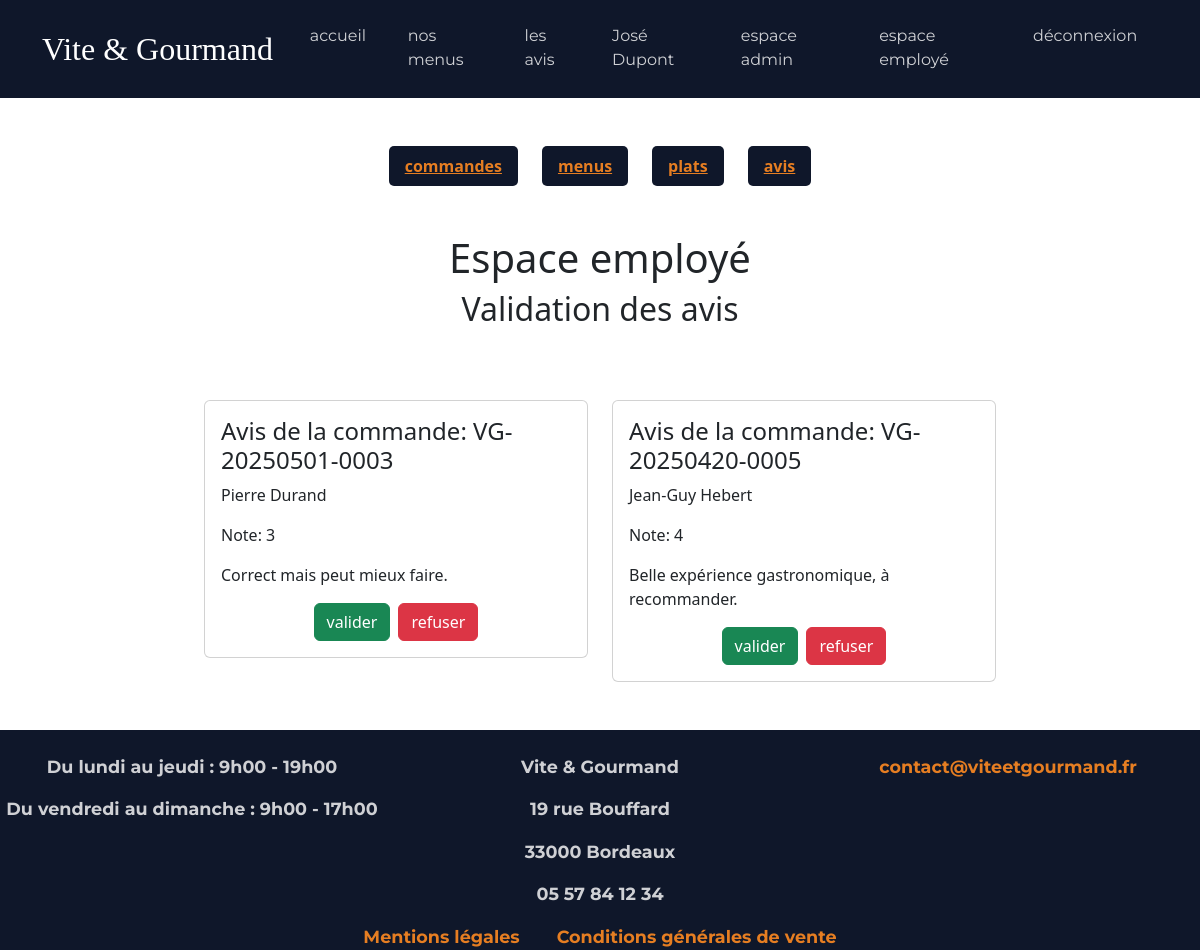
Page /employe/avis (signed in) on the earlier database version.
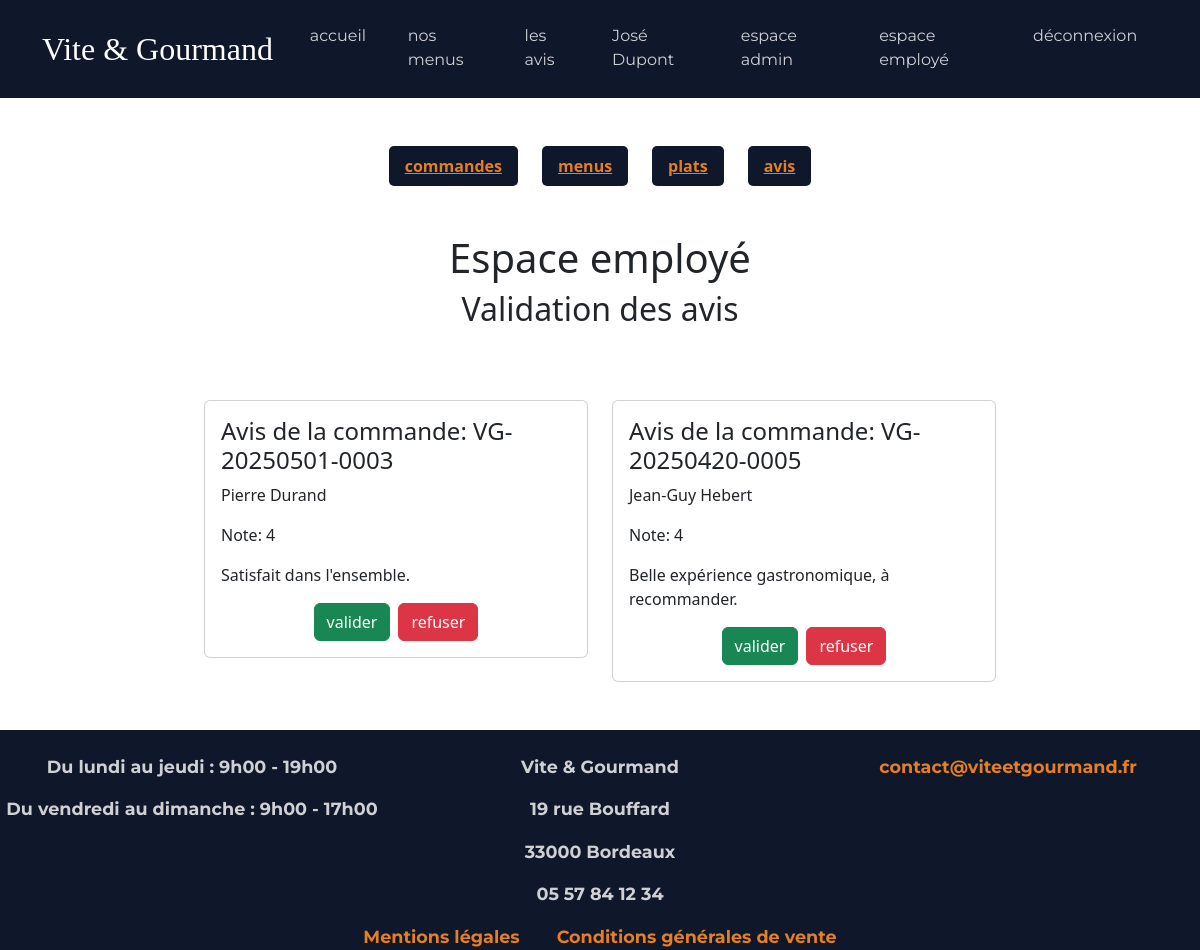
Same page on the later database version.
### tables this page shows
CREATE TABLE avis(
   Id_avis INT AUTO_INCREMENT,
   note INT NOT NULL,
   description_avis VARCHAR(255) NOT NULL,
   statut VARCHAR(255) NOT NULL,
   Id_commande INT NOT NULL,
    
   date_validation DATETIME,
   PRIMARY KEY(Id_avis),
   UNIQUE(Id_commande),
   FOREIGN KEY(Id_commande) REFERENCES commande(Id_commande)
);

CREATE TABLE commande(
   Id_commande INT AUTO_INCREMENT,
   date_commande DATE NOT NULL,
   nbre_pers INT NOT NULL,
   nbre_pers_vegetarien INT,
   montant_total DECIMAL(15,2) NOT NULL,
   prix_livraison DECIMAL(15,2),
   type_livraison VARCHAR(50) NOT NULL,
   adresse_livraison VARCHAR(255),
   code_postal_livraison INT,
   ville_livraison VARCHAR(255) ,
   heure_livraison TIME NOT NULL,
   date_livraison DATE NOT NULL,
   pret_materiel BOOLEAN DEFAULT 0,
   restitution_materiel BOOLEAN DEFAULT 0,
   Id_menu INT NOT NULL,
   Id_Utilisateur INT NOT NULL,
   PRIMARY KEY(Id_commande),
   FOREIGN KEY(Id_menu) REFERENCES menu(Id_menu),
   FOREIGN KEY(Id_Utilisateur) REFERENCES utilisateur(Id_Utilisateur)
);

CREATE TABLE utilisateur(
   Id_Utilisateur INT AUTO_INCREMENT,
   nom VARCHAR(255) NOT NULL,
   prenom VARCHAR(255) NOT NULL,
   email VARCHAR(255) NOT NULL,
   mot_de_passe VARCHAR(255) NOT NULL,
   telephone VARCHAR(50) NOT NULL,
   adresse VARCHAR(255) NOT NULL,
   code_postal VARCHAR(50) NOT NULL,
   ville VARCHAR(255) NOT NULL,
   actif BOOLEAN NOT NULL DEFAULT 1,
   Id_role INT NOT NULL,
    
   must_change_password BOOLEAN NOT NULL DEFAULT 0,
   PRIMARY KEY(Id_Utilisateur),
   UNIQUE(email),
   FOREIGN KEY(Id_role) REFERENCES roles(Id_role)
);

### src/core/Router.php (called while the page is built, shortened)
<?php
class Router
{
    private $routes = [];
    public function add($url, $action)
    {
        $this->routes[$url] = $action;
    }
    public function dispatch()
    {
        $path = parse_url($_SERVER['REQUEST_URI'], PHP_URL_PATH);
        $path = rtrim($path, "/");
        try {
            $action = $this->routes[$path];
            $nomMethode = $action[1];
            $controller = new $nomController();
            $controller->$nomMethode();
        } catch (\Throwable $th) {
            http_response_code(500);
            die("Erreur serveur : " . $th->getMessage());
        }
    }
}

### public/index.php (called while the page is built, shortened)
<?php
$router = new Router();
$router->add('/', [HomeController::class, 'index']);
$router->add('/menus', [MenuController::class, 'index']);
$router->add('/menus/detail', [MenuController::class, 'showDetails']);
$router->add('/menus/filter', [MenuController::class, 'filter']);
$router->add('/connexion', [AuthController::class, 'handleLogin']);
$router->add('/logout', [AuthController::class, 'logout']);
$router->add('/inscription', [AuthController::class, 'handleSignUp']);
$router->add('/mot-de-passe-oublie', [AuthController::class, 'handleResetPassword']);
$router->add('/contact', [ContactController::class, 'handleContact']);
$router->add('/avis', [AvisController::class, 'index']);
$router->add('/commande', [OrderController::class, 'handleOrder']);
$router->add('/mon-espace', []);
$router->add('/mon-espace/commandes', [OrderController::class, 'showUserOrders']);
$router->add('/mon-espace/commandes/modifier', [OrderController::class, 'updateOrder']);
$router->add('/mon-espace/commandes/annuler', [OrderController::class, 'deleteOrder']);
$router->add('/mon-espace/avis', [OrderController::class, 'LeaveReview']);
$router->add('/mon-espace/profil', [UserController::class, 'updateProfil']);
$router->add('/employe', [EmployeController::class, 'showOrders']);
$router->add('/employe/statut', [EmployeController::class, 'handleUpdateStatus']);
$router->add('/employe/menus', [EmployeController::class, 'handleMenus']);
$router->add('/employe/plats', [EmployeController::class, 'handlePlats']);
$router->add('/employe/avis', [EmployeController::class, 'handleReviews']);
$router->add('/admin', [AdminController::class, 'handleNewEmploye']);
$router->add('/admin/stats', [AdminController::class, 'handleStats']);
$router->add('/cgv', [LegalController::class, 'showCgv']);
$router->add('/mentions-legales', [LegalController::class, 'showMentionsLegales']);
$router->dispatch();

### src/models/ReviewModel.php (called while the page is built, shortened)
<?php
class ReviewModel
{
    public static function getPendingReviews()
    {
        $pdo = DatabaseConnection::getInstance();
        $stmt = $pdo->prepare("SELECT avis.*, utilisateur.nom, utilisateur.prenom, commande.date_commande
        FROM avis
        JOIN commande ON avis.Id_commande = commande.Id_commande
        JOIN utilisateur ON commande.Id_Utilisateur = utilisateur.Id_Utilisateur
        WHERE avis.statut = 'En attente' ");
        $stmt->execute();
        $avis = $stmt->fetchAll();
        return $avis;
    }
}

### src/views/employe/avis.php (the view, shortened to what this page needs)
<?php require_once('../src/views/layouts/header.php'); ?>
<?php require_once('../src/views/layouts/nav-employe.php'); ?>
<div class="employe text-center mt-4 mb-4">
    <h1>Espace employé</h1>
    <h2>Validation des avis</h2>
</div>
<div class="row row-cols-1 row-cols-md-3 g-4 mb-5 mt-5 justify-content-center">
    <?php foreach ($avis as $unAvis): ?>
        <div class="col">
        <div class="card w-100" >
            <div class="card-body">
                <h3 class="card-title">Avis de la commande: <?= 'VG-' . date('Ymd', strtotime($unAvis['date_commande'])) . '-' . sprintf('%04d', $unAvis['Id_commande']) ?></h3>
                <p class="card-text"><?= htmlspecialchars($unAvis['prenom'] . ' ' . $unAvis['nom']) ?></p>
                <p>Note: <?= htmlspecialchars($unAvis['note']) ?></p>
                <p><?= htmlspecialchars($unAvis['description_avis']) ?></p>
                <div class="d-flex gap-2 justify-content-center">
                    <form method="POST" action="/employe/avis">
                        <button type="submit" class="btn btn-success">valider</button>
                    </form>
                    <form method="POST" action="/employe/avis">
                        <button type="submit" class="btn btn-danger">refuser</button>
                    </form>
                </div>
            </div>
        </div>
        </div>
    <?php endforeach; ?>
</div>
<?php require_once('../src/views/layouts/footer.php'); ?>

### src/controllers/EmployeController.php (shortened to what this page needs)
<?php
class EmployeController
{
    public function handleReviews()
    {
        if ($_SERVER['REQUEST_METHOD'] === 'POST') {
            $idAvis = $_POST['id_avis'];
            $statut = $_POST['statut'];
            ReviewModel::updateReviewStatus($idAvis, $statut);
            $_SESSION['success'] = "L'avis a bien été mis à jour";
            Auth::redirect('/employe/avis');
        } else {
            $avis = ReviewModel::getPendingReviews();
            require_once(__DIR__ . '/../views/employe/avis.php');
        }
    }
}

### src/views/layouts/header.php (shortened to what this page needs)
<!DOCTYPE html>
<html lang="fr">
<head>
    <link href="https://cdn.jsdelivr.net/npm/bootstrap@5.3.8/dist/css/bootstrap.min.css" rel="stylesheet">
    <link rel="stylesheet" href="/assets/css/style.css">
</head>
<body>
    <header>
        <nav class="navbar navbar-expand-lg navbar-dark">
            <div class="container">
                <a class="navbar-brand" href="/">Vite & Gourmand</a>
                <div class="collapse navbar-collapse" id="navbarNav">
                    <ul class="navbar-nav ms-auto">
                        <li class="nav-item"><a class="nav-link" href="/">accueil</a></li>
                        <li class="nav-item"><a class="nav-link" href="/menus">nos menus</a></li>
                        <li class="nav-item"><a class="nav-link" href="/avis">les avis</a></li>
                        <?php if (isset($_SESSION['id_user'])): ?>
                            <li class="nav-item">
                                <span class="nav-link"><?= htmlspecialchars($_SESSION['prenom']) . ' ' . htmlspecialchars($_SESSION['nom']) ?></span>
                            </li>
                            <?php if ($_SESSION['role'] === 'Administrateur'): ?>
                                <li class="nav-item"><a class="nav-link" href="/admin">espace admin</a></li>
                                <li class="nav-item"><a class="nav-link" href="/employe">espace employé</a></li>
                            <?php elseif ($_SESSION['role'] === 'Employé'): ?>
                                <li class="nav-item"><a class="nav-link" href="/employe">espace employé</a></li>
                            <?php else: ?>
                                <li class="nav-item"><a class="nav-link" href="/mon-espace/commandes">mon espace</a></li>
                            <?php endif; ?>
                            <li class="nav-item"><a class="nav-link" href="/logout">déconnexion</a></li>
                        <?php else: ?>
                            <li class="nav-item"><a class="nav-link" href="/connexion">connexion</a></li>
                            <li class="nav-item"><a class="nav-link" href="/inscription">s'inscrire</a></li>
                        <?php endif; ?>
                    </ul>
                </div>
            </div>
        </nav>
    </header>

### src/views/layouts/nav-employe.php
<div class="container mt-5 mb-5 text-center">
    <div class="d-flex gap-4 justify-content-center">
        <a href="/employe" class="connect-button">commandes</a>
        <a href="/employe/menus" class="connect-button">menus</a>
        <a href="/employe/plats" class="connect-button">plats</a>
        <a href="/employe/avis" class="connect-button">avis</a>
    </div>
</div>

### src/views/layouts/footer.php
        <footer>
            <div class="container-fluid footer text-center pt-4">
                <div class="row">
                    <div class="col">
                        <p>Du lundi au jeudi : 9h00 - 19h00</p>
                        <p>Du vendredi au dimanche : 9h00 - 17h00</p>
                    </div>
                    <div class="col">
                        <p>Vite & Gourmand</p>
                        <p>19 rue Bouffard</p>
                        <p>33000 Bordeaux</p>
                        <p>05 57 84 12 34</p>
                    </div>
                    <div class="lien col">
                        <a href="mailto:contact@viteetgourmand.fr">contact@viteetgourmand.fr</a>
                    </div>
                </div>
                <div class="lien text-center">
                    <a href="/mentions-legales">Mentions légales</a>
                    <a href="/cgv">Conditions générales de vente</a>
                </div>
            </div>
        </footer>
    </body>
</html>

### public/assets/css/style.css (style rules this page uses)
* { padding: 0; margin: 0; }
:root { --couleur-primary: #0056b3; --couleur-secondary: #e67e22; --couleur-dark: #0f172a; --couleur-bg-dark: #1e293b; --font-titre: "Playfair Display", serif; --font-texte: "Montserrat", sans-serif; }
.navbar { background-color: var(--couleur-dark); font-family: var(--font-texte); padding: 1rem 0; }
.navbar-brand { font-family: var(--font-titre); font-size: 2rem; color: white !important; }
.nav-link { color: rgba(255, 255, 255, 0.8) !important; margin: 0 0.8rem; text-decoration: none; border-bottom: 2px solid transparent; transition: border-bottom 0.4s ease; }
.footer { font-weight: bold; font-size: 1.1rem; }
.container-fluid { padding: 0; background-color: var(--couleur-dark); font-family: var(--font-texte); color: rgba(255, 255, 255, 0.8) !important; }
.lien a { margin: 0 1rem; }
.box-connexion label, .box-connexion a, .box-connexion p, .lien a { color: var(--couleur-secondary); }
.box-connexion a, .lien a { text-decoration: none; }
.connect-button { padding: 0.5rem 1rem; background-color: var(--couleur-dark); border-radius: 5px; color: var(--couleur-secondary); font-weight: bold; transition: transform 0.3s ease, box-shadow 0.3s ease; }
.card-title { font-size: 1.5rem; }

Differences in the rows shown:
changed avis "Pierre Durand": note "3" → "4"; description_avis "Correct mais peut mieux faire." → "Satisfait dans l'ensemble."
